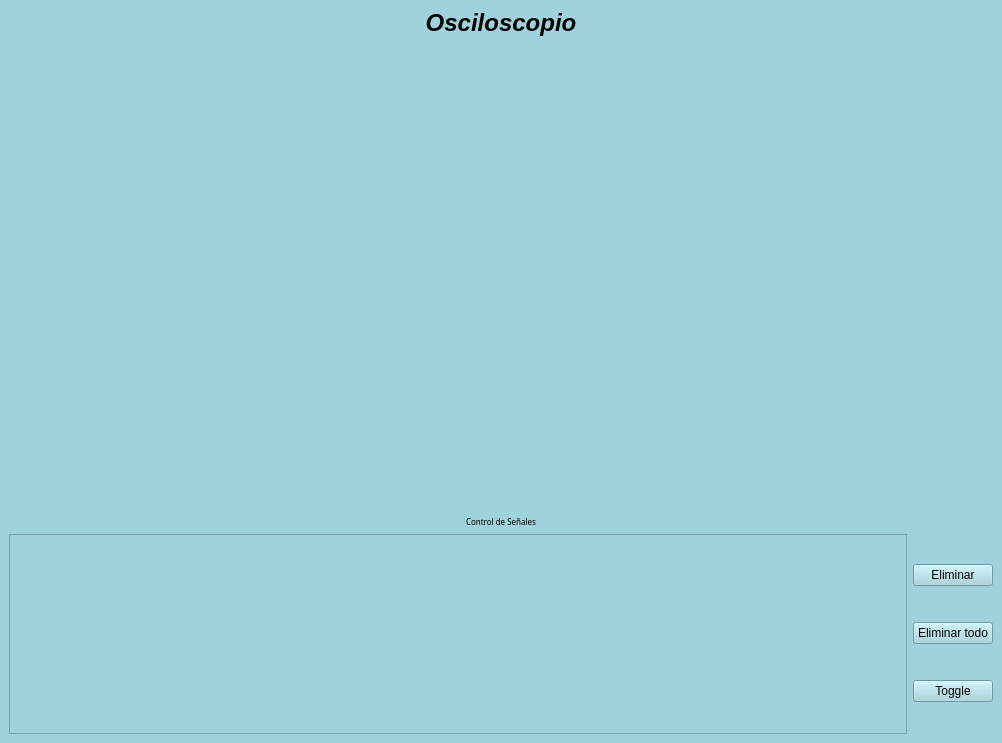
<?xml version="1.0" encoding="UTF-8"?>
<ui version="4.0">
 <class>MainWindow</class>
 <widget class="QMainWindow" name="MainWindow">
  <property name="geometry">
   <rect>
    <x>0</x>
    <y>0</y>
    <width>1002</width>
    <height>743</height>
   </rect>
  </property>
  <property name="windowTitle">
   <string>MainWindow</string>
  </property>
  <property name="styleSheet">
   <string notr="true">background-color:rgb(160, 210, 220);</string>
  </property>
  <widget class="QWidget" name="centralwidget">
   <layout class="QVBoxLayout" name="verticalLayout" stretch="0,70,0,30">
    <item>
     <widget class="QLabel" name="label_2">
      <property name="font">
       <font>
        <family>MS UI Gothic</family>
        <pointsize>18</pointsize>
        <weight>75</weight>
        <italic>true</italic>
        <bold>true</bold>
       </font>
      </property>
      <property name="text">
       <string>Osciloscopio</string>
      </property>
      <property name="alignment">
       <set>Qt::AlignCenter</set>
      </property>
     </widget>
    </item>
    <item>
     <widget class="GraphWidget" name="oscilloscopeGraph" native="true"/>
    </item>
    <item>
     <widget class="QLabel" name="label">
      <property name="font">
       <font>
        <family>Myanmar Text</family>
        <pointsize>6</pointsize>
       </font>
      </property>
      <property name="text">
       <string>Control de Señales</string>
      </property>
      <property name="alignment">
       <set>Qt::AlignCenter</set>
      </property>
     </widget>
    </item>
    <item>
     <layout class="QHBoxLayout" name="horizontalLayout">
      <item>
       <widget class="QListWidget" name="signalList"/>
      </item>
      <item>
       <layout class="QVBoxLayout" name="verticalLayout_2">
        <item>
         <widget class="QPushButton" name="removeSignal">
          <property name="text">
           <string>Eliminar</string>
          </property>
         </widget>
        </item>
        <item>
         <widget class="QPushButton" name="removeAllSignals">
          <property name="text">
           <string>Eliminar todo</string>
          </property>
         </widget>
        </item>
        <item>
         <widget class="QPushButton" name="toggleSignal">
          <property name="text">
           <string>Toggle</string>
          </property>
         </widget>
        </item>
       </layout>
      </item>
     </layout>
    </item>
   </layout>
  </widget>
 </widget>
 <customwidgets>
  <customwidget>
   <class>GraphWidget</class>
   <extends>QWidget</extends>
   <header location="global">GUI/FrontEnd/graphwidget.h</header>
   <container>1</container>
  </customwidget>
 </customwidgets>
 <resources/>
 <connections/>
</ui>
